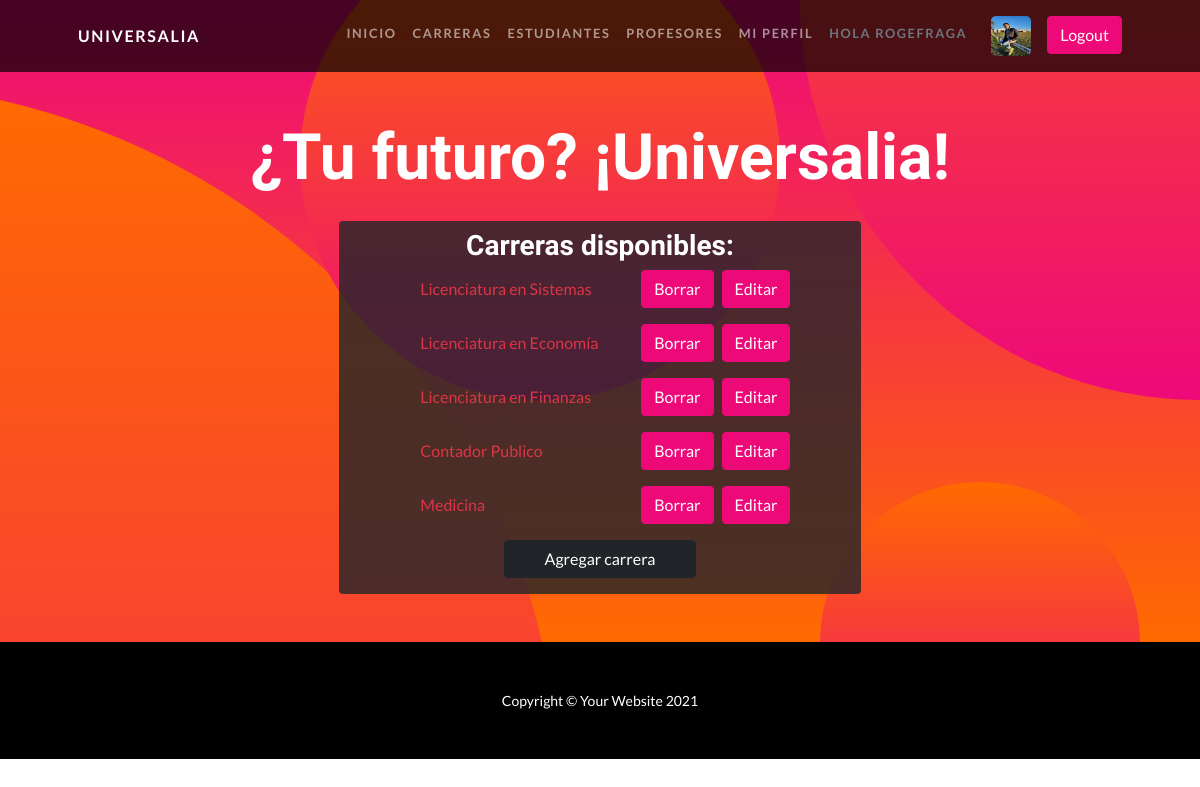
The page /Universidades/carreras/ (signed in) on the database its author committed.
### Universidades/models.py (models this page shows)
class Carrera(Model):
  carrera = CharField(max_length=100)
  duracion = DecimalField(decimal_places=1, max_digits=2)
  facultad = CharField(max_length=40)
  cantidad_materias = IntegerField(verbose_name='Materias')
  def __str__(self):
      return f'{self.carrera}'

### Universidades/views.py (the view)
# urls.py: path('carreras/', CarreraListView.as_view(), name = 'carreras'),
class CarreraListView(LoginRequiredMixin, AvatarView, ListView):
  model = Carrera
  template_name = 'carrera/carreras.html'
  context_object_name = 'carreras'

### Universidades/views.py (called while the page is built)
  def get_context_data(self, **kwargs):
    contexto = super().get_context_data(**kwargs)
    avatares = Avatar.objects.filter(user = self.request.user)
    if avatares:
      contexto['avatar_url'] = avatares.last().imagen.url
    return contexto

### Universidades/templates/carrera/carreras.html (shortened to what this page needs)
{% extends 'padre.html' %}
{% block cambia %}
  <h3 class="masthead-subheading mb-0 py-4">¿Tu futuro? ¡Universalia!</h3>
  <div class="container-fluid d-grid align-items-center justify-content-center w-50 bg-dark rounded" style="--bs-bg-opacity: .8;">
    <h3 class="pt-2 text-center">Carreras disponibles:</h3>
    {% for carrera in carreras %}
    <div class="container-fluid pb-3">
      <div class="row">
        <div class="col-7 d-flex align-items-center">
          <a class="text-decoration-none text-danger text-start" href="{% url 'ver_carrera' carrera.id %}">{{ carrera }}</a>
        </div>
        <div class="col-5 d-flex justify-content-center">
          <button class="btn btn-primary mx-2"><a class="d-block text-white text-decoration-none" href="{% url 'borrar_carreras' carrera.id %}">Borrar</a></button>
          <button class="btn btn-primary"><a class="d-block text-white text-decoration-none" href="{% url 'editar_carreras' carrera.id %}">Editar</a></button>
        </div>
      </div>
    </div>
    {% endfor %}
    <a class="d-flex btn btn-dark mb-3 w-50 m-auto justify-content-center" href="{% url 'formulario_carreras' %}">Agregar carrera</a>
  </div>
{% endblock %}

### Universidades/templates/padre.html (shortened to what this page needs)
<!DOCTYPE html>
<html lang="en">
  <head>
    {% load static %}
    <link href="{% static 'Universidades/css/styles.css' %}" rel="stylesheet" />
  </head>
  <body id="page-top">
    <nav class="navbar navbar-expand-lg navbar-dark navbar-custom fixed-top">
      <div class="container px-5">
        <a class="navbar-brand" href="#page-top">Universalia</a>
        <div class="collapse navbar-collapse" id="navbarResponsive">
          <ul class="navbar-nav ms-auto">
            {% if not user.is_authenticated %}
              <li class="nav-item"><a class="btn btn-primary" href="{% url 'login' %}">Iniciar</a></li>
            {% else %}
              <li class="nav-item"><a class="nav-link" href="{% url 'inicio' %}">Inicio</a></li>
              <li class="nav-item"><a class="nav-link" href="{% url 'carreras' %}">Carreras</a></li>
              <li class="nav-item"><a class="nav-link" href="{% url 'estudiantes' %}">Estudiantes</a></li>
              <li class="nav-item"><a class="nav-link" href="{% url 'profesores' %}">Profesores</a></li>
              <li class="nav-item"><a class="nav-link" href="{% url 'miperfil' %}">Mi perfil</a></li>
              <li class="nav-item"><a class="nav-link text-muted" href="{% url 'inicio' %}">Hola {{ user.username }}</a></li>
            {% if avatar_url %}
              <img src="{{ avatar_url }}" class="mx-3 rounded-3" height="40px" width="40px">
            {% else %}
              <img src="{% static 'Universidades/assets/default.jfif' %}" class="mx-3 rounded-3" height="40px" width="40px">
            {% endif %}
              <li class="nav-item"><a class="btn btn-primary" href="{% url 'logout' %}">Logout</a></li>
            {% endif %}
        </div>
      </div>
    </nav>
    <header class="masthead text-center text-white py-5">
      <div class="masthead-content pt-5">
        <div class="container px-5">
          {% block cambia %}{% endblock %}
        </div>
      </div>
      <div class="bg-circle-1 bg-circle"></div>
      <div class="bg-circle-2 bg-circle"></div>
      <div class="bg-circle-3 bg-circle"></div>
      <div class="bg-circle-4 bg-circle"></div>
    </header>
    <footer class="py-5 bg-black">
      <div class="container px-5"><p class="m-0 text-center text-white small">Copyright &copy; Your Website 2021</p></div>
    </footer>
  </body>
</html>

### rows shown on the page
Carrera: carrera "Licenciatura en Sistemas"
Carrera: carrera "Licenciatura en Economía"
Carrera: carrera "Licenciatura en Finanzas"
Carrera: carrera "Contador Publico"
Carrera: carrera "Medicina"

### other values the page prints
{{ user.username }} "ROGEFRAGA"
